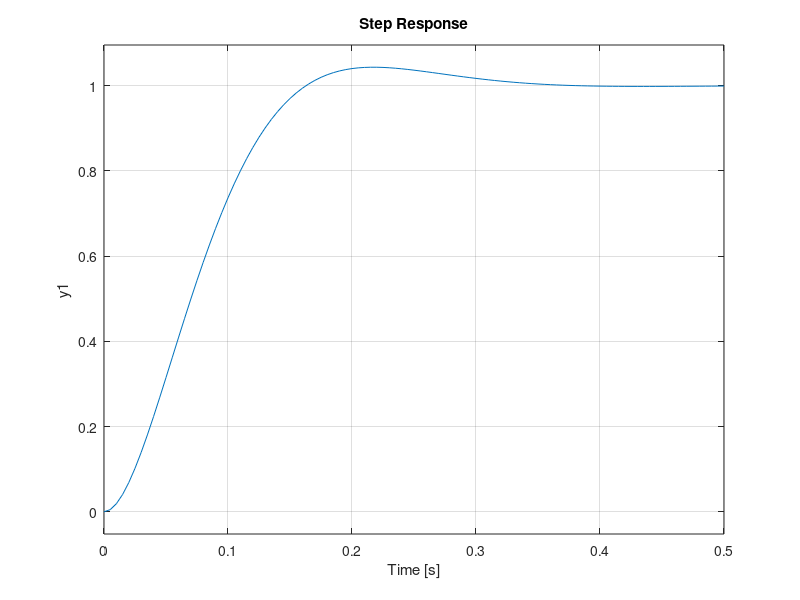

Reproduce this figure in MATLAB.
clc
clear
A = [0,1;0,0];
B = [0;0.418];
C = [1,0];
D = 0;
wcf_1 = 314.1593
wcf_2 = 62.8319
sys = ss(A,B,C,D);

Q = [1000000,0;0,1];
R = 1;

[K,S,e] = lqr(sys, Q, R);
sys1 =ss(A-B*K,B*K(1),C,D);
step(sys1)
